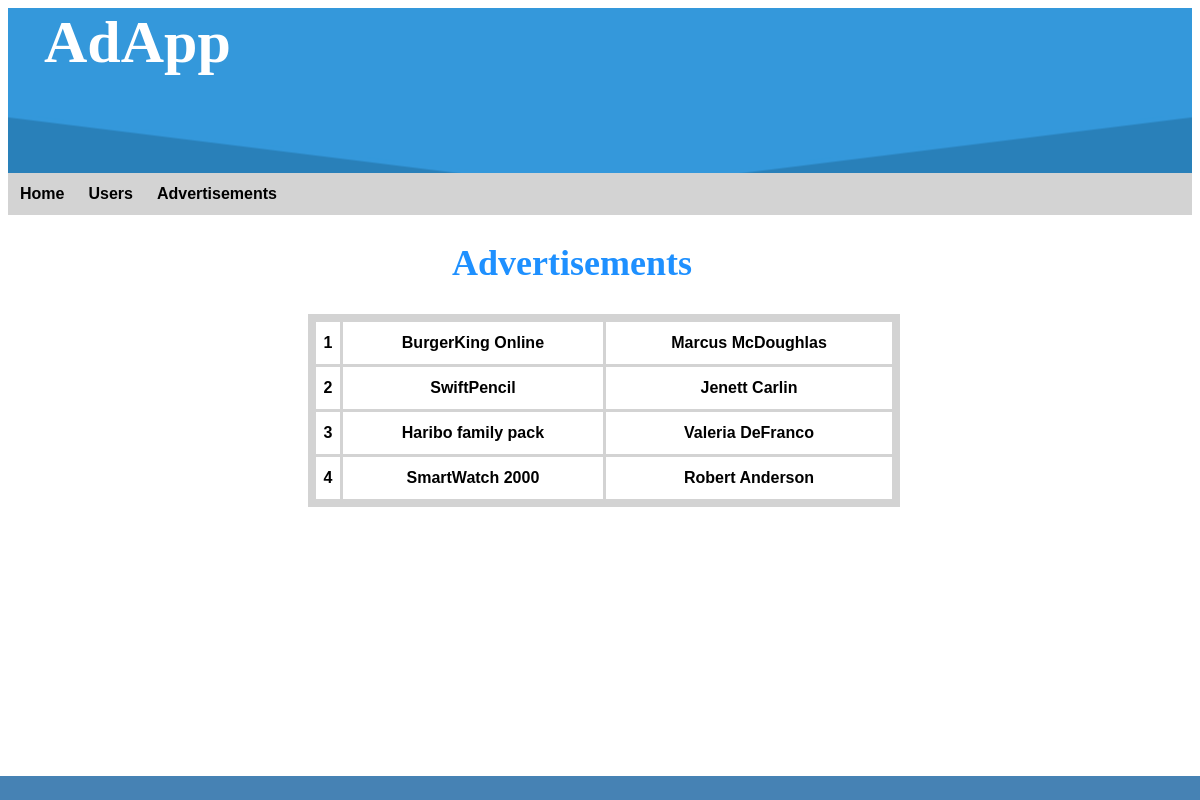
The page /index.php?advertisements on the database its author committed.
### tables this page shows
CREATE TABLE `advertisements` (
  `id` int(11) NOT NULL,
  `userid` int(11) NOT NULL,
  `title` varchar(200) NOT NULL
);

CREATE TABLE `users` (
  `id` int(11) NOT NULL,
  `name` varchar(200) NOT NULL
);

### classes/dbc.class.php (called while the page is built)
<?php
class Dbc{
    private $host="localhost";
    private $user="root";
    private $password="";
    private $dbName="usadv";
    protected function connect(){
        $dataSource = 'mysql:host='.$this->host.';dbname='.$this->dbName;
        $pdo = new PDO($dataSource,$this->user,$this->password);
        $pdo->setAttribute(PDO::ATTR_DEFAULT_FETCH_MODE, PDO::FETCH_ASSOC);
        return $pdo;
    }
}

### classes/advertmodel.class.php (called while the page is built)
<?php
    class AdvertModel extends Dbc{
        public function getAds(){
            $sql ="SELECT advertisements.id, advertisements.title,users.id,users.name
            FROM advertisements
            INNER JOIN users ON advertisements.userid = users.id";
            $statement = $this->connect()->prepare($sql);
            $statement->execute();
            $results = $statement->fetchAll();
            return $results;
        }
    }
?>

### classes/advertview.class.php (the view)
<?php
    class AdvertView extends AdvertModel{
        public function showAds(){
            $results = $this->getAds();
            echo "<h2>Advertisements</h2>";
            echo "<table>";
            foreach($results as $row){
                echo "<tr>";
                foreach($row as $column){
                    echo "<th>".$column."</th>";
                }
                echo "</tr>";
            }
            echo "</table>";
        }
    }

### index.php (shortened to what this page needs)
<!DOCTYPE html>
<html>
    <head>
        <link rel="stylesheet" href="index.css" type="text/css">
    </head>
    <header>
    <h3>AdApp</h3>
        <ul>
        <li><a href="index.php?home" >Home</a></li>
        <li><a href="index.php?users">Users</a></li>
        <li><a href="index.php?advertisements">Advertisements</a></li>
        </ul>
    </header>
    <main>
        <?php
            if(isset($_GET['advertisements'])){
                $adpage = new AdvertView();
                $adpage-> showAds();
            }
        ?>
    <main>
    <footer>
</footer>
</html>

### index.css (style rules this page uses)
html { padding:0; margin:0; background-color:none; }
header { background-image: url('bg.png'); background-repeat: no-repeat; background-position: center; position: relative; top:0; left:0; width:100%; min-height:15vw; background-color:blue; }
h3 { color:white; margin-left:3vw; font-size:5vw; margin-top:0; }
ul { list-style-type: none; position:relative; top:3vw; margin:0; padding:0; overflow: hidden; background-color: lightgray; font-family: "Trebuchet MS", Arial, Helvetica, sans-serif; font-weight:900; }
li { float: left; }
a { text-decoration:none; }
li a { display: block; color: black; text-align: center; padding:1vw; text-decoration:none; }
table { border-collapse:collapse; font-family: "Trebuchet MS", Arial, Helvetica, sans-serif; border:8px solid lightgrey; width: 100%; border-radius:3%; background-color:none; }
h2 { font-size:3vw; position:relative; left:12vw; color:#1E90FF; }
th { padding-top:12px; border: 3px solid lightgray; border-radius:5%; color:black; background-color: white; padding-bottom: 12px; text-align:left; text-align:center; }
main { position:relative; width:50%; left:25vw; top:2vw; min-height: 3vw; background-color:none; }
footer { position:fixed; bottom:0; left:0; width:100%; height:2vw; background-color:#4682B4; }

### rows shown on the page
advertisements: column "1", title "BurgerKing Online", userid.name "Marcus McDoughlas"
advertisements: column "2", title "SwiftPencil", userid.name "Jenett Carlin"
advertisements: column "3", title "Haribo family pack", userid.name "Valeria DeFranco"
advertisements: column "4", title "SmartWatch 2000", userid.name "Robert Anderson"
